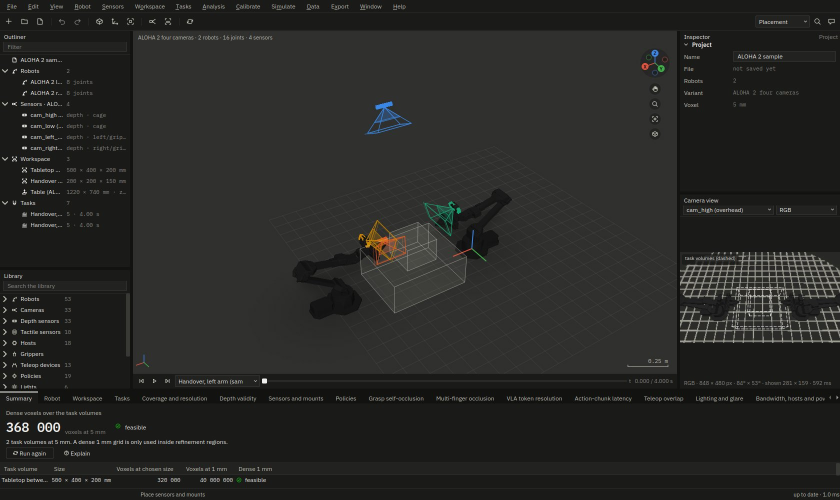
#> input picture site/media/aloha.jpg, 1680 x 1000 px (shown at 1/2 size); its folder holds only this picture in this run
$ python -i measures.py   (imports and definitions only)   (older library calls are emulated)
#> lines starting #> are read from the running program, lines starting #| are printed output that depends on the picture; after the words box and inside, x2 and y2 are one past the last pixel; in counts of white or black regions, pixels touching at a corner belong together
"""The image, depth and distribution measures of the sim-to-real gap (core/sim2real/gap.py), on arrays alone: no
rendering, no dataset. Every function is deterministic for its inputs (the permutation test takes a seed).

    to_grey(img) -> (H, W) float32              ITU-R BT.601 luma (0.299 R + 0.587 G + 0.114 B), OpenCV's weights
    channel_histograms(imgs, masks=None) -> (3, 256) int64
    emd_1d(h_a, h_b) -> float                   Earth mover's distance (Wasserstein-1) of two 256-bin histograms, DN
    emd_channels(imgs_a, imgs_b) -> [r, g, b]
    photometric(imgs) -> {'mean_rgb', 'mean', 'contrast', 'saturated_pct', 'dark_pct'}
    noise_sigma(grey, edge_pct=90) -> float     Immerkær's estimator over the non-edge pixels, DN
    sharpness(grey, noise=None) -> float        variance of the Laplacian less its noise share, DN²
    blur(img, sigma_px) -> img                  Gaussian blur (σ in pixels; 0: the image)
    blur_to_match(sims, target) -> σ px         the Gaussian blur that brings the renders' sharpness to the target
    fit_affine(sims, reals) -> (gain (3,), offset (3,))   real ≈ gain · sim + offset per channel, on quantiles
    apply_affine(img, gain, offset) -> float32 image
    mad(a, b) -> float                          mean absolute difference over pixels and channels, DN
    iou(a, b) -> float | None
    features(img, size=(32, 24)) -> (d,)        a thumbnail, RGB in [0, 1], flattened (the MMD's feature)
    median_bandwidth(X, Y) -> σ                 the median heuristic: the median distance between pooled samples
    mmd2_unbiased(X, Y, sigma) -> float         Gretton et al. (2012) eq. (3), RBF kernel
    mmd_test(X, Y, sigma=None, permutations=200, seed=0) -> dict   MMD² with a permutation p-value
    mmd2_gaussians(mu1, S1, mu2, S2, sigma) -> float  the population MMD² of two Gaussians under the RBF kernel
    depth_gap(pred, meas, robot=None, z_min=None, z_max=None) -> dict
    shapley(players, value) -> {player: φ}      Shapley (1953) values of a cost function over subsets

Earth mover's distance. For histograms on the same unit-spaced bins (grey levels 0…255), the 1-D optimal-transport
distance is W₁ = Σ_k |F_a(k) − F_b(k)| (F the normalised cumulative histograms; Rubner et al. 2000 for the EMD, which
in one dimension is the Wasserstein-1 distance). It is in grey levels (DN): a pure brightness offset of b DN, with no
clipping, has W₁ = b. Checked against scipy.stats.wasserstein_distance (validation sim2real.emd_vs_scipy).

Noise. Immerkær (1996): σ = √(π/2) · mean |I ∗ N| / 6 with N = [[1, −2, 1], [−2, 4, −2], [1, −2, 1]], the difference
of two Laplacians, which cancels a plane and most smooth structure. The factors follow from the operator itself: on
white Gaussian noise of σ the response is Gaussian with σ_r = σ √(Σ N²) = 6σ, and E|r| = σ_r √(2/π). Edges still
leak into the response (the paper's own known weakness on texture), so pixels whose Sobel gradient magnitude (of the
image smoothed with σ = 1 px) is above its edge_pct percentile (default 90, a DexVantage default after Tai and Yang
2008's adaptive edge exclusion) are left out. Checked on images of known noise (validation sim2real.noise_known).

Sharpness. The variance of the 4-neighbour Laplacian (Pech-Pacheco et al. 2000, the measure the audit's blur test
uses), less 20 σ² (the Laplacian kernel's Σ k² = 20 times the noise variance σ² that white noise adds to it), so
two images of the same detail but different noise read alike; clipped at 0.

Kernel MMD. With k(x, y) = exp(−‖x − y‖² / (2σ²)), the unbiased estimate of the squared maximum mean discrepancy is
MMD²_u = Σ_{i≠j} k(x_i, x_j) / (m(m−1)) + Σ_{i≠j} k(y_i, y_j) / (n(n−1)) − 2 Σ_{i,j} k(x_i, y_j) / (mn)
(Gretton et al. 2012, Lemma 6, eq. 3); it can be negative when the two samples are alike. σ by the median heuristic
(Gretton et al. 2012, section 8) unless given. The p-value is the share of label permutations (seeded) whose MMD²_u
is at least the observed one, (1 + #) / (1 + permutations). It is a distance between small sets of downsampled
frames: NOT the Fréchet Inception Distance (FID), which needs a trained network's features and many more images.
For two Gaussians N(μ₁, Σ₁), N(μ₂, Σ₂) the population value is E k(X, X') + E k(Y, Y') − 2 E k(X, Y), with
E exp(−‖Z‖²/(2σ²)) = det(I + S/σ²)^(−½) exp(−½ mᵀ (S + σ² I)⁻¹ m) for Z ~ N(m, S) (validation sim2real.mmd_gaussians
writes the expectation again by eigenvalues).

Shapley values. For a cost v(S) over the subsets S of the players (here the image difference left after applying the
corrections in S), φ_i = Σ_{S ⊆ P∖{i}} |S|! (n − |S| − 1)! / n! · (v(S) − v(S ∪ {i})): what correction i removes,
averaged over every order the corrections could be applied in (Shapley 1953). Σ φ_i = v(∅) − v(P) exactly.

Known limits: the noise estimate is of the image as stored (after the codec, which removes noise as it compresses);
Immerkær's operator reads fine texture as noise where the edge exclusion misses it; the sharpness depends on the
scene's content, so it is only compared between images of the same scene (a recording and its render); the affine fit
is global per channel (no vignetting, no tone curve); MMD on a handful of frames has little power (the p-value says
so).
"""
from __future__ import annotations

import itertools
import math

import numpy as np

LUMA = (0.299, 0.587, 0.114)            # ITU-R BT.601, OpenCV's RGB2GRAY weights
IMMERKAER = np.array([[1, -2, 1], [-2, 4, -2], [1, -2, 1]], np.float32)
LAPLACE_NOISE_GAIN = 20.0               # Σ k² of the 4-neighbour Laplacian [[0, 1, 0], [1, -4, 1], [0, 1, 0]]
EDGE_PCT = 90.0                         # default: pixels above this gradient percentile are left out of the noise
SAT_HI, SAT_LO = 254, 1                 # a pixel at or beyond these grey levels is clipped (affine fit, shares)
MAX_BLUR_PX = 8.0                       # blur_to_match searches σ up to this (px)


# [32 lines left out: functions to_grey, channel_histograms, emd_1d, not called in this run]


def emd_channels(imgs_a, imgs_b, masks_a=None, masks_b=None) -> list:
    ha, hb = channel_histograms(imgs_a, masks_a), channel_histograms(imgs_b, masks_b)
    return [emd_1d(ha[c], hb[c]) for c in range(3)]


# [8 lines left out: function photometric, not called in this run]


# ====================================================================== noise and sharpness
def noise_sigma(grey, edge_pct: float | None = EDGE_PCT) -> float:
    """Immerkær's noise σ (DN) over the pixels that are not edges (module docstring)."""
#> called with edge_pct = 90
    import cv2
    g = np.asarray(grey, np.float32)
    if g.ndim == 3:
        g = to_grey(g)
    if g.shape[0] < 3 or g.shape[1] < 3:
        return float('nan')
    r = np.abs(cv2.filter2D(g, cv2.CV_32F, IMMERKAER, borderType=cv2.BORDER_REPLICATE))[1:-1, 1:-1]
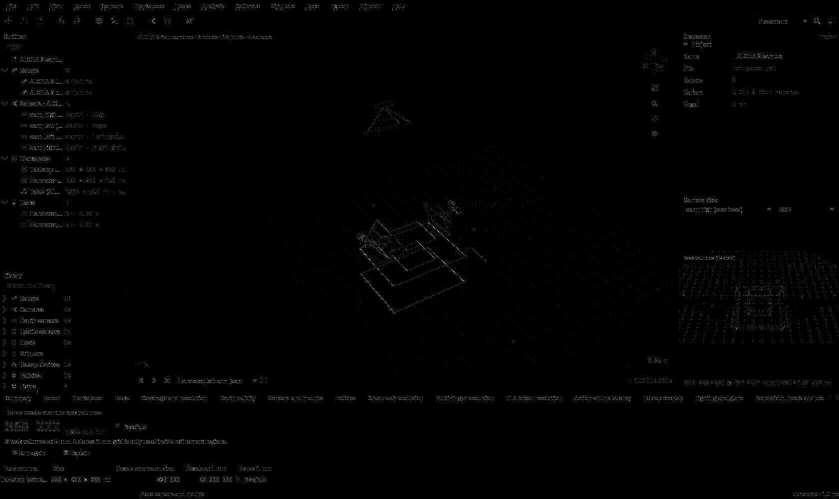
#> r: shape (998, 1678) float32 (shown at 1/2 size); min 0, max 786, mean 7.5; drawn with min black and max white
    if edge_pct is not None and edge_pct < 100:
        s = cv2.GaussianBlur(g, (0, 0), 1.0)
        gx = cv2.Sobel(s, cv2.CV_32F, 1, 0, ksize=3)
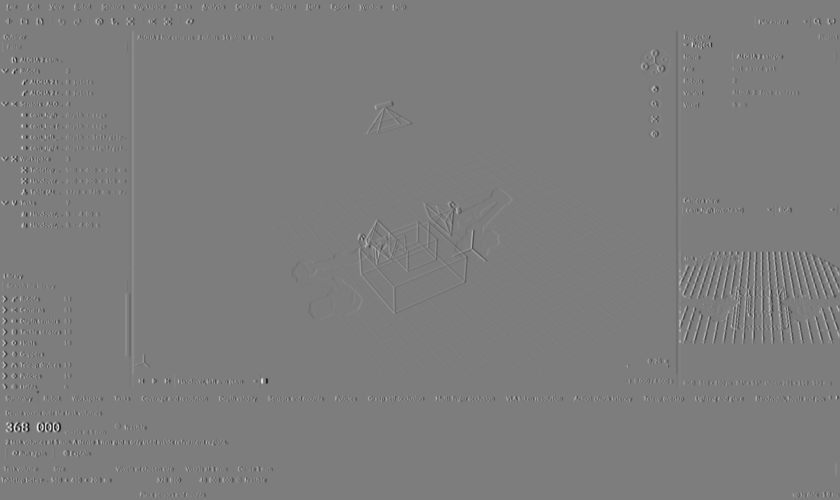
#> gx: shape (1000, 1680) float32 (shown at 1/2 size); min -529.8, max 547.6, mean 0; drawn with min black and max white
        gy = cv2.Sobel(s, cv2.CV_32F, 0, 1, ksize=3)
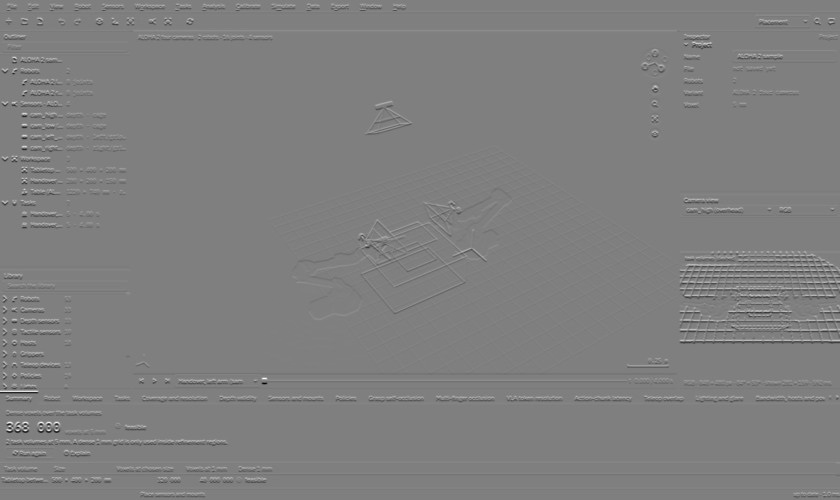
#> gy: shape (1000, 1680) float32 (shown at 1/2 size); min -547.1, max 546.1, mean 0; drawn with min black and max white
        mag = np.hypot(gx, gy)[1:-1, 1:-1]
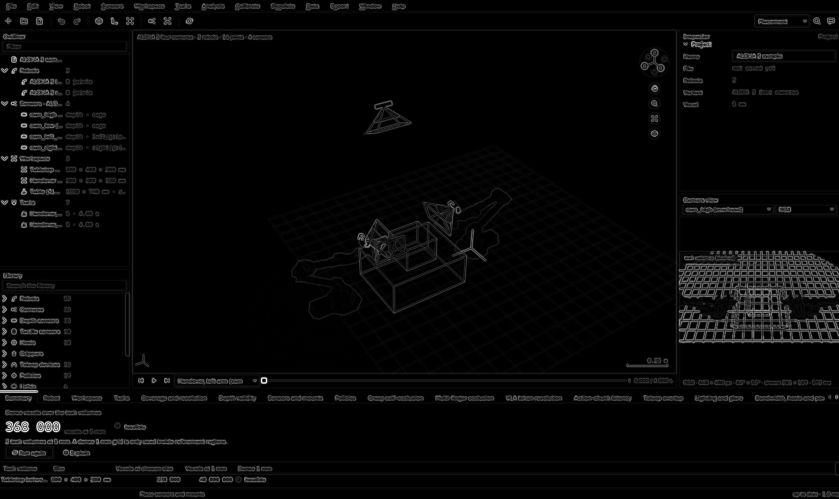
#> mag: shape (998, 1678) float32 (shown at 1/2 size); min 0, max 547.6, mean 14.8; drawn with min black and max white
        keep = mag <= np.percentile(mag, edge_pct)
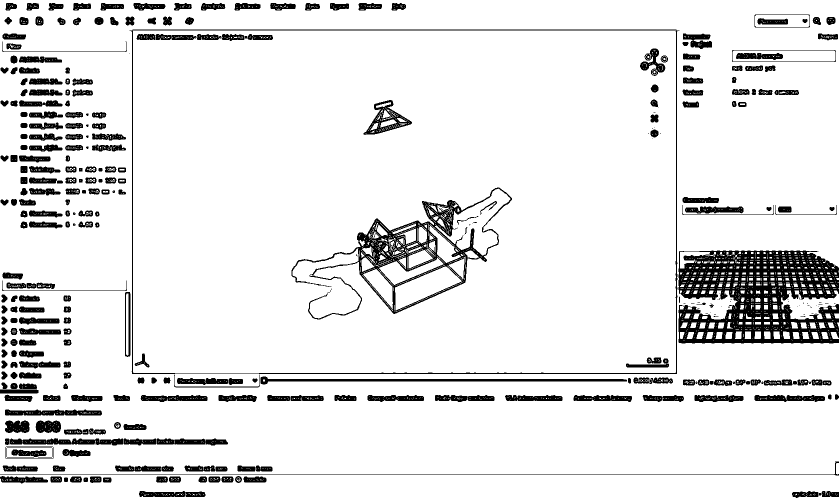
#> keep: shape (998, 1678) bool (shown at 1/2 size); 90% white; 340 black regions (54 under 20 px), largest, box (x1, y1, x2, y2) and area: (1357, 501, 1678, 687) 38882, (583, 375, 1024, 639) 15781, (259, 59, 1359, 748) 7045
        if keep.sum() >= 16:
            r = r[keep]
    return float(math.sqrt(math.pi / 2.0) * float(np.mean(r)) / 6.0)


# [84 lines left out: functions sharpness, blur, blur_to_match, fit_affine, _fit_quantiles, not called in this run]


def apply_affine(img, gain, offset) -> np.ndarray:
    a = np.asarray(img, np.float32)
    return np.clip(a * np.asarray(gain, np.float32) + np.asarray(offset, np.float32), 0.0, 255.0)


def mad(a, b) -> float:
    return float(np.mean(np.abs(np.asarray(a, np.float32) - np.asarray(b, np.float32))))


# [142 lines left out: functions iou, features, _sqdist, median_bandwidth, _mmd2_from, mmd2_unbiased and 5 more, not called in this run]

>>> import cv2
>>> picture = cv2.imread('../../../site/media/aloha.jpg', cv2.IMREAD_GRAYSCALE)
>>> result = noise_sigma(picture)
#> result = 0.432

$ run again, on site/media/audit.jpg
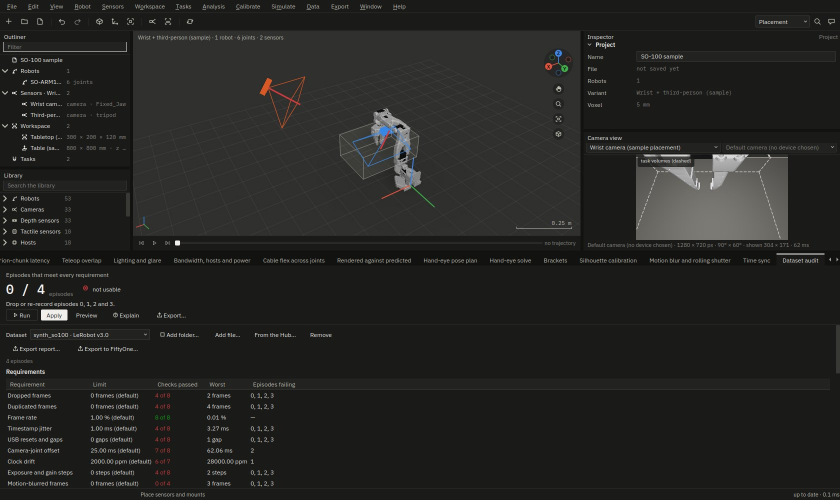
#> input picture site/media/audit.jpg, 1680 x 1000 px (shown at 1/2 size)
#> in noise_sigma, `mag = np.hypot(gx, gy)[1:-1, 1:-1]`:
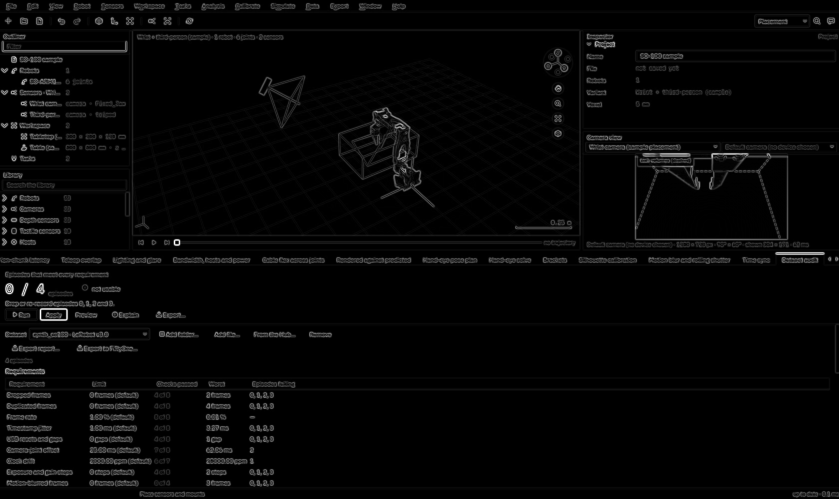
#> mag: shape (998, 1678) float32 (shown at 1/2 size); min 0, max 550.8, mean 13.8; drawn with min black and max white
#> in noise_sigma, `keep = mag <= np.percentile(mag, edge_pct)`:
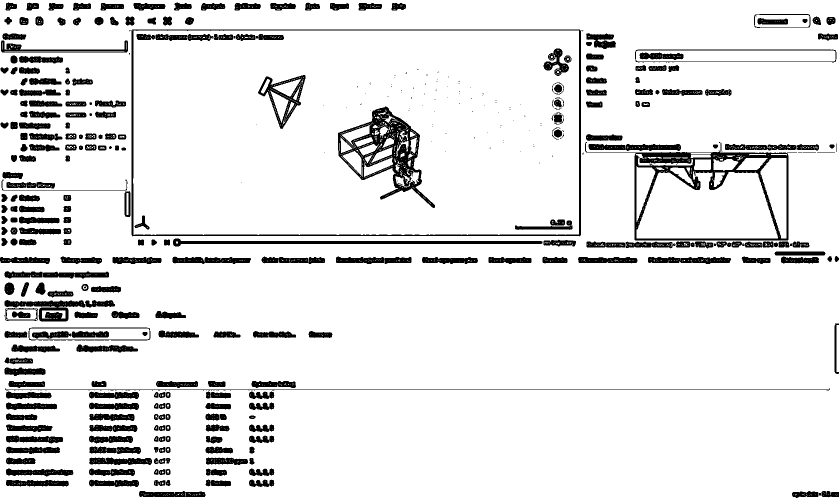
#> keep: shape (998, 1678) bool (shown at 1/2 size); 90% white; 401 black regions (116 under 20 px), largest, box (x1, y1, x2, y2) and area: (1170, 284, 1577, 481) 11540, (676, 213, 870, 416) 10863, (258, 59, 1167, 473) 7677
#> result = 0.432

$ run again, on site/media/bandwidth.jpg
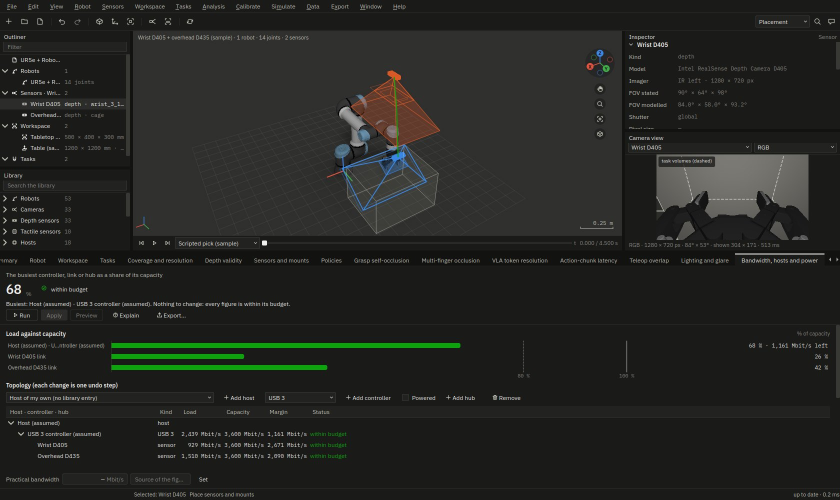
#> input picture site/media/bandwidth.jpg, 1680 x 1000 px (shown at 1/2 size)
#> in noise_sigma, `mag = np.hypot(gx, gy)[1:-1, 1:-1]`:
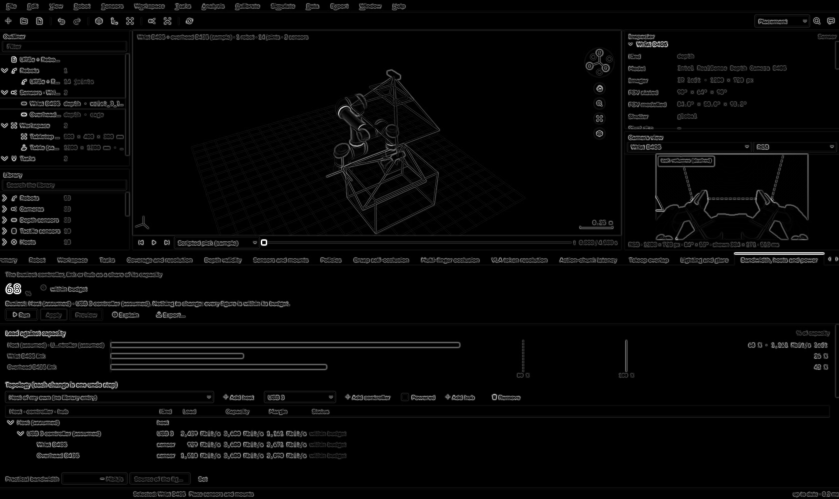
#> mag: shape (998, 1678) float32 (shown at 1/2 size); min 0, max 547.6, mean 14.9; drawn with min black and max white
#> in noise_sigma, `keep = mag <= np.percentile(mag, edge_pct)`:
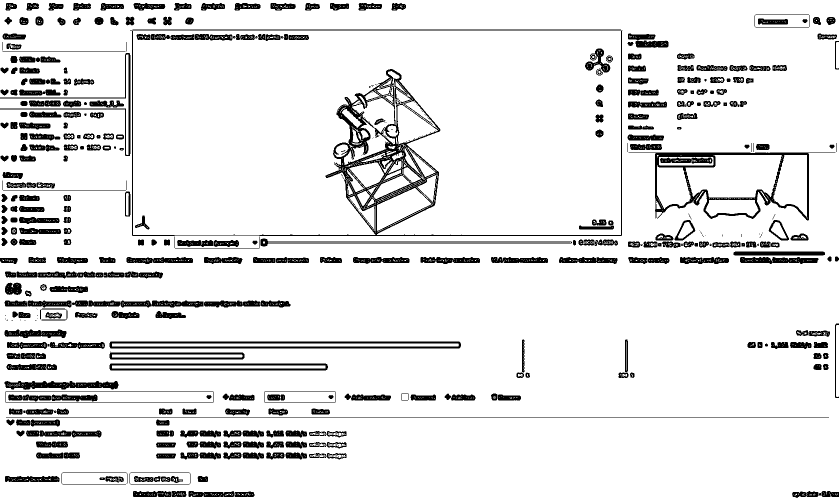
#> keep: shape (998, 1678) bool (shown at 1/2 size); 90% white; 459 black regions (96 under 20 px), largest, box (x1, y1, x2, y2) and area: (260, 59, 1244, 472) 20349, (1310, 306, 1618, 441) 6959, (219, 683, 922, 697) 5660
#> result = 0.518
